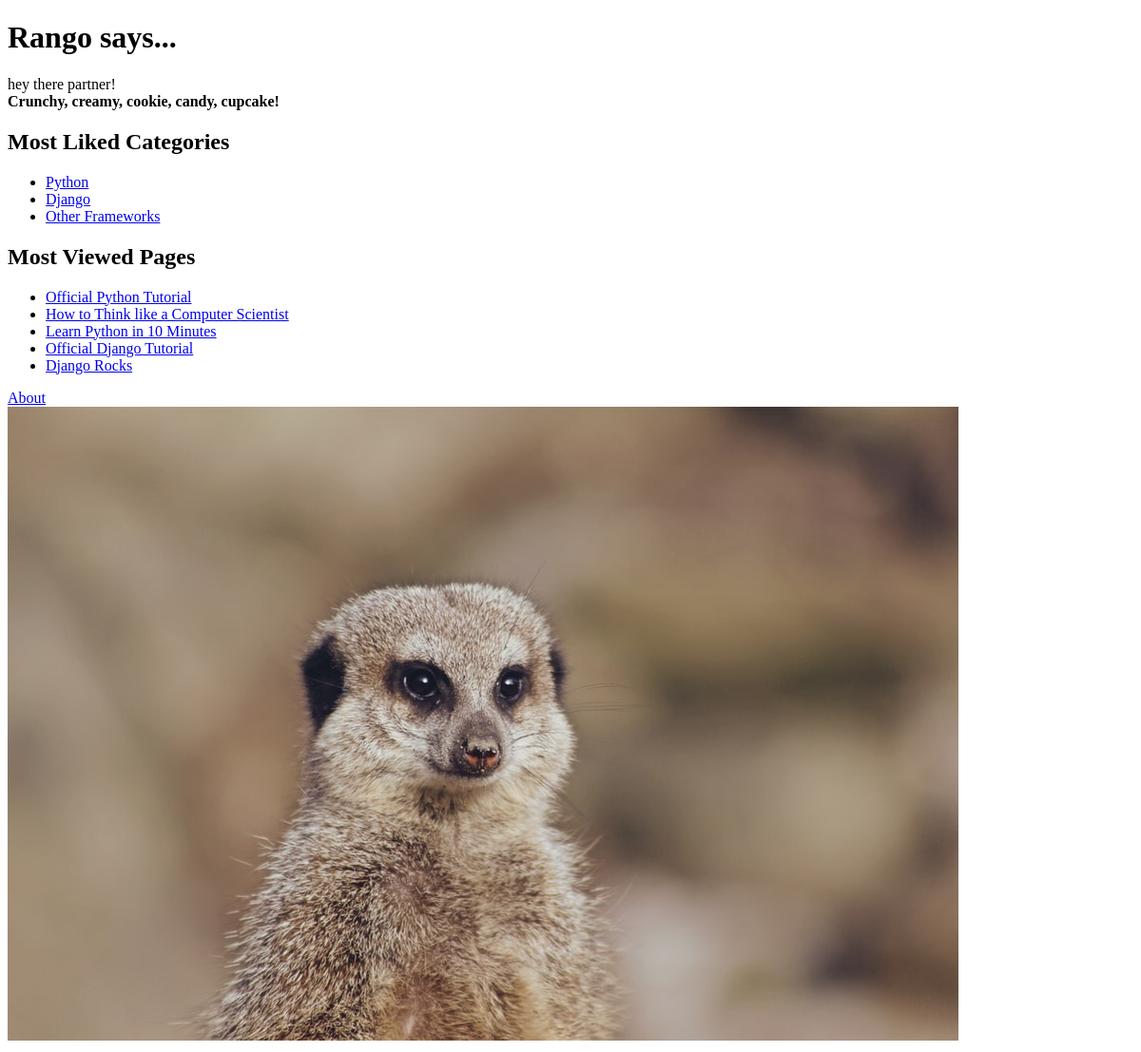
Before: / with the older database file.
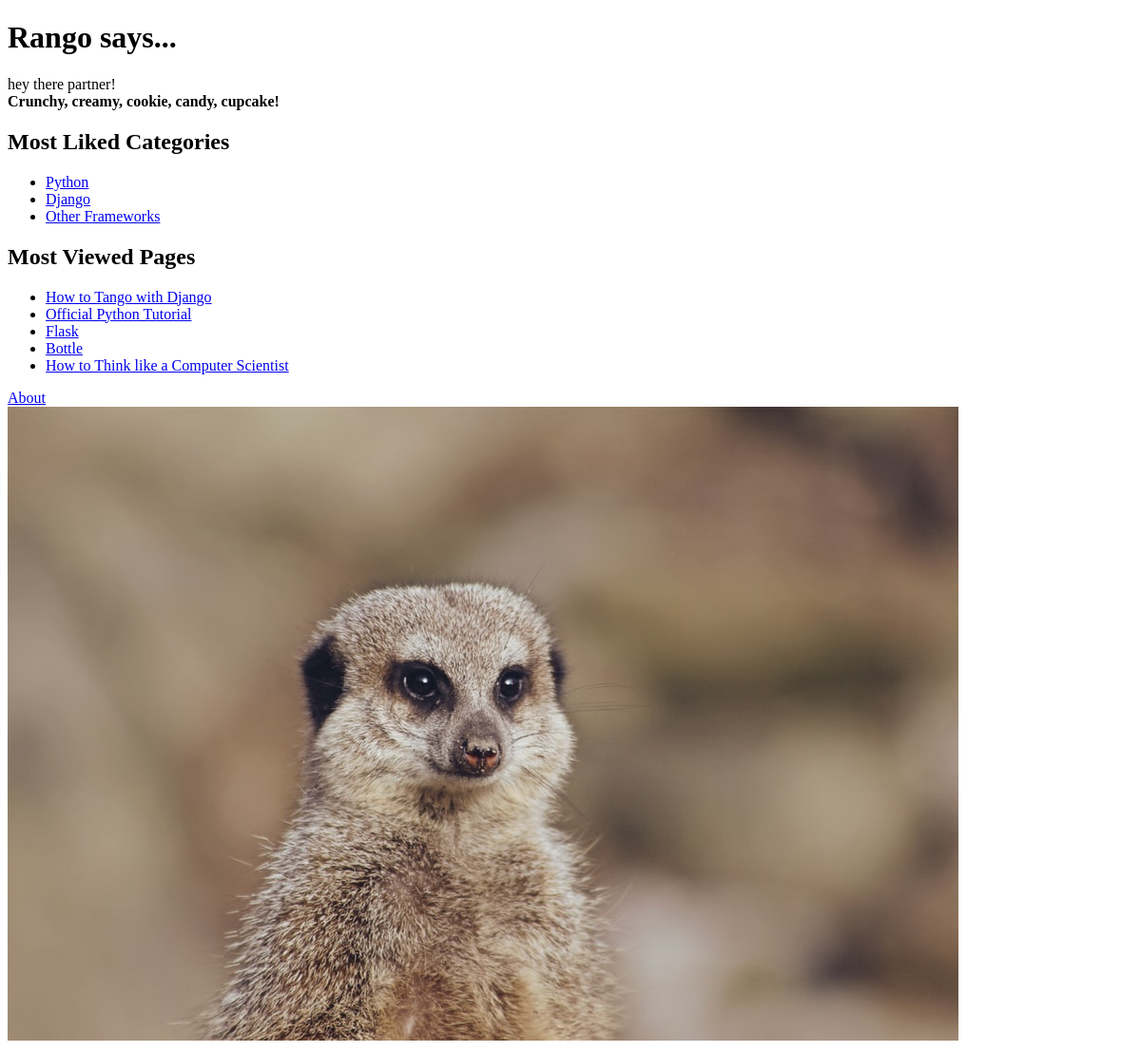
After: the same page with the newer database file.
### rango/models.py (models this page shows, shortened)
class Category(models.Model):
    name = models.CharField(max_length=128, unique=True)
    views = models.IntegerField(default=0)
    likes = models.IntegerField(default=0)
    slug = models.SlugField(unique=True)
    class Meta:
        verbose_name_plural = 'Categories'

class Page(models.Model):
    category = models.ForeignKey(Category, on_delete=models.CASCADE)
    title = models.CharField(max_length=128)
    url = models.URLField()
    views = models.IntegerField(default=0)

### rango/views.py (the view)
# urls.py: path('', views.index, name='index'),
def index(request):
    category_list = Category.objects.order_by('-likes')[:5]
    page_list = Page.objects.order_by('-views')[:5]
    context_dict = {}
    context_dict['boldmessage'] = 'Crunchy, creamy, cookie, candy, cupcake!'
    context_dict['categories'] = category_list
    context_dict['pages'] = page_list
    context_dict['extra'] = 'From the model solution on GitHub'
    return render(request, 'rango/index.html', context=context_dict)

### templates/rango/index.html (shortened to what this page needs)
<!DOCTYPE html>
{% load staticfiles %}
<html>
    <head>
    </head>
    <body>
        <h1>Rango says...</h1>
        <div>
            hey there partner! <br />
            <strong>{{ boldmessage }}</strong><br />
        </div>
        <div>
            <h2>Most Liked Categories</h2>
        {% if categories %}
            <ul>
            {% for category in categories %}
                <li><a href="/rango/category/{{ category.slug }}/">{{ category.name }}</a></li>
            {% endfor %}
            </ul>
        {% else %}
            <strong>There are no categories present.</strong>
        {% endif %}
        </div>
        <div>
            <h2>Most Viewed Pages</h2>
        {% if pages %}
            <ul>
            {% for page in pages %}
                <li><a href="{{ page.url }}">{{ page.title }}</a></li>
            {% endfor %}
            </ul>
        {% else %}
            <strong>There are no pages present.</strong>
        {% endif %}
        </div>
        <div>
            <a href="/rango/about/">About</a><br />
            <img src="{% static 'images/rango.jpg' %}" alt="Picture of Rango" />
        </div>
    </body>
</html>

Changed rows visible on the page:
no longer on this page (row edited): Page: title "Learn Python in 10 Minutes"
no longer on this page (row edited): Page: title "Official Django Tutorial"
no longer on this page (row edited): Page: title "Django Rocks"
now on this page (row edited): Page: title "How to Tango with Django"
now on this page (row edited): Page: title "Flask"
now on this page (row edited): Page: title "Bottle"
